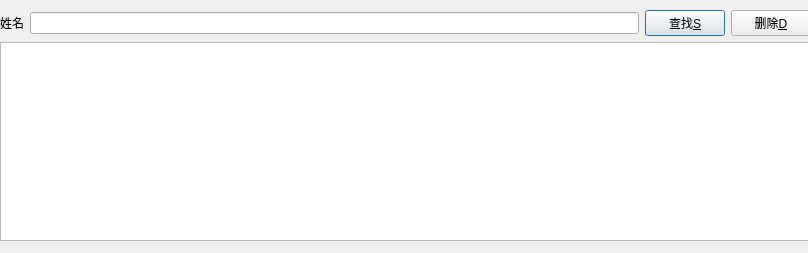
<?xml version="1.0" encoding="UTF-8"?>
<ui version="4.0">
 <class>QtPerInfoDlg</class>
 <widget class="QDialog" name="QtPerInfoDlg">
  <property name="geometry">
   <rect>
    <x>0</x>
    <y>0</y>
    <width>808</width>
    <height>253</height>
   </rect>
  </property>
  <property name="windowTitle">
   <string>Dialog</string>
  </property>
  <widget class="QWidget" name="layoutWidget">
   <property name="geometry">
    <rect>
     <x>0</x>
     <y>10</y>
     <width>811</width>
     <height>231</height>
    </rect>
   </property>
   <layout class="QVBoxLayout" name="verticalLayout">
    <item>
     <layout class="QHBoxLayout" name="horizontalLayout">
      <property name="sizeConstraint">
       <enum>QLayout::SetMinimumSize</enum>
      </property>
      <item>
       <widget class="QLabel" name="label">
        <property name="text">
         <string>姓名</string>
        </property>
       </widget>
      </item>
      <item>
       <widget class="QLineEdit" name="lineEdit">
        <property name="minimumSize">
         <size>
          <width>309</width>
          <height>0</height>
         </size>
        </property>
        <property name="text">
         <string/>
        </property>
       </widget>
      </item>
      <item>
       <widget class="QPushButton" name="pbSearch">
        <property name="text">
         <string>查找&amp;S</string>
        </property>
       </widget>
      </item>
      <item>
       <widget class="QPushButton" name="pbDel">
        <property name="text">
         <string>删除&amp;D</string>
        </property>
       </widget>
      </item>
     </layout>
    </item>
    <item>
     <widget class="QTableView" name="tableView">
      <property name="showGrid">
       <bool>false</bool>
      </property>
     </widget>
    </item>
   </layout>
  </widget>
 </widget>
 <tabstops>
  <tabstop>tableView</tabstop>
  <tabstop>pbSearch</tabstop>
  <tabstop>pbDel</tabstop>
  <tabstop>lineEdit</tabstop>
 </tabstops>
 <resources/>
 <connections/>
</ui>
